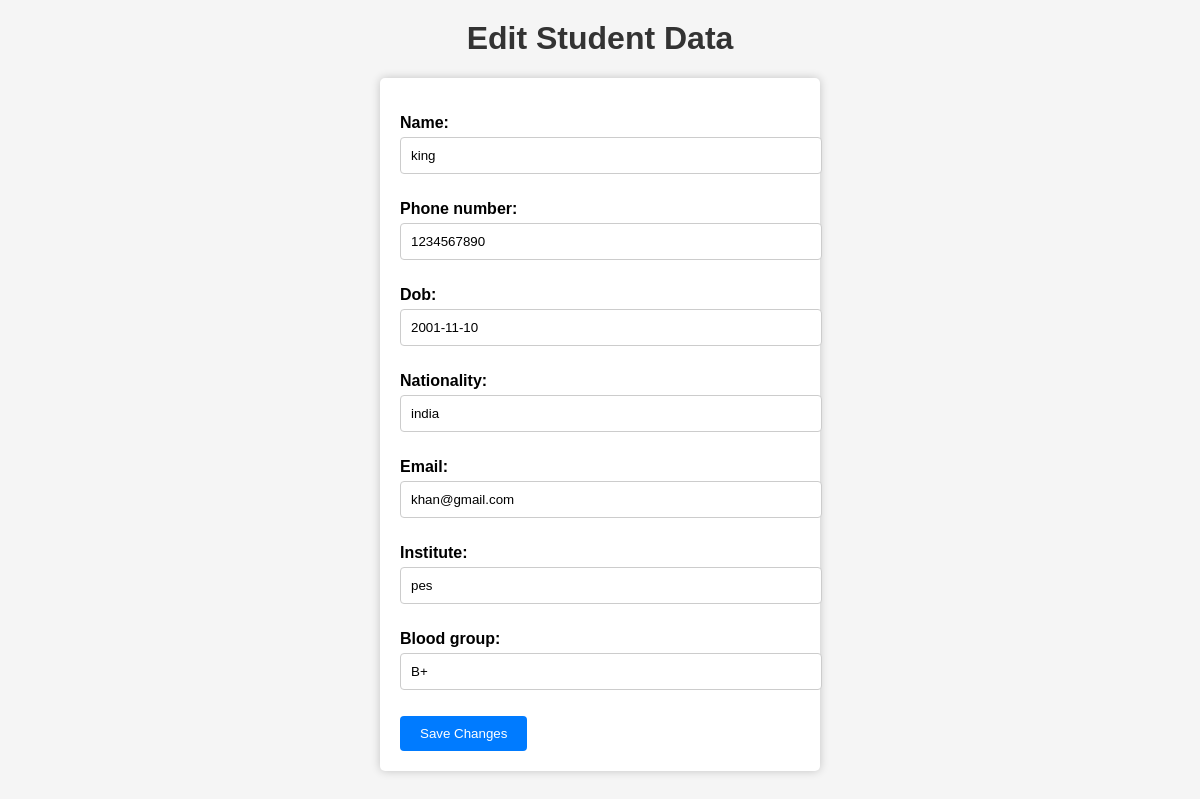
The app's page /edit_student/4/ with its own data.
### myapp/models.py (models this page shows, shortened)
class Studentdetail(models.Model):
    Id = models.CharField(max_length=20, primary_key=True)
    name = models.CharField(max_length=100)
    phone_number = models.CharField(max_length=20)
    dob = models.DateField()
    nationality = models.CharField(max_length=20)
    email = models.EmailField()
    institute = models.CharField(max_length=100)
    blood_group = models.CharField(max_length=10)

### myapp/views.py (the view)
# urls.py: path('edit_student/<int:student_id>/', views.edit_student, name='edit_student'),
def edit_student(request, student_id):
    student = get_object_or_404(Studentdetail, Id=student_id)
    if request.method == 'POST':
        form = StudentdetailForm(request.POST, instance=student)
        if form.is_valid():
            form.save()
            return redirect('Display')
    else:
        form = StudentdetailForm(instance=student)
    return render(request, 'edit_student.html', {'student': student, 'form': form})

### myapp/forms.py
class StudentdetailForm(forms.ModelForm):
    class Meta:
        model = Studentdetail
        fields = ['name', 'phone_number', 'dob', 'nationality', 'email', 'institute', 'blood_group']

### templates/edit_student.html (shortened to what this page needs)
<!DOCTYPE html>
<html>
<head>
</head>
<body>
    <h1>Edit Student Data</h1>
    <form method="post">
        {{ form.as_p }}
        <button type="submit">Save Changes</button>
    </form>
</body>
</html>

### templates/edit_student.html (style rules this page uses)
body { font-family: Arial, sans-serif; background-color: #f5f5f5; }
h1 { text-align: center; color: #333; margin-top: 20px; }
form { max-width: 400px; margin: 0 auto; padding: 20px; background-color: #fff; border-radius: 5px; box-shadow: 0 0 10px rgba(0, 0, 0, 0.2); }
label { display: block; margin-bottom: 5px; font-weight: bold; }
input[type="text"], input[type="email"], input[type="tel"], input[type="date"] { width: 100%; padding: 10px; margin-bottom: 10px; border: 1px solid #ccc; border-radius: 4px; }
button[type="submit"] { background-color: #007BFF; color: #fff; padding: 10px 20px; border: none; border-radius: 4px; cursor: pointer; }

### records on screen
Studentdetail: name "king", phone_number "1234567890", dob "2001-11-10", nationality "india", email "khan@gmail.com", institute "pes", blood_group "B+"
